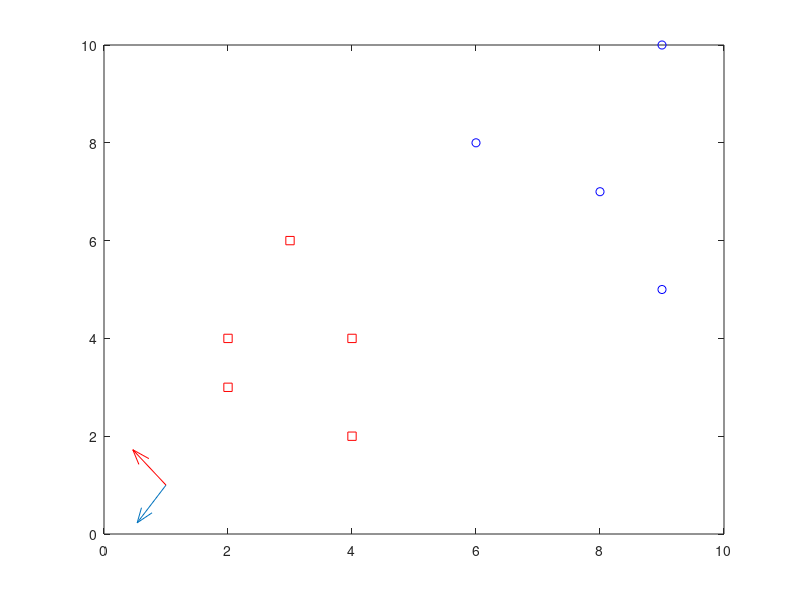

Here is the MATLAB script that generated this plot: (Note: this script raises an error after producing the figure.)
X1 = [4,2 ; 2,4; 2,3 ; 3,6; 4 ,4];
X2 = [9,10;6,8;9,5;8,7];
A1 = X1';
A2 = X2';
A = [A1 , A2]
mu1 = mean(A1')'
mu2 = mean(A2')'



%% Paper Method
n1 = size(A1,2);
e1 = ones(n1,1);
m1 = mu1*e1'
A1_m1 = A1-m1

n2 = size(A2,2);
e2 = ones(n2,1);
m2 = mu2*e2';
A2_m2 = A2-m2

Hw = [A1_m1  A2_m2]

m = mean(A')';
Hb = [sqrt(n1)*(mu1-m) , sqrt(n2)*(mu2-m) ]

% Page 2
Sw = Hw*Hw'
Sb = Hb*Hb'

% Page 4, Algorithm 1
C = [mu1 mu2]
[Q,R] = qr(C);
Z = Hw' * Q;
Y = Hb' * Q;
W = Z'*Z;
B = Y'*Y;
mu = .001;
[phi,D] = eig((W+mu*eye(2))'*B);
M = phi;
G = Q*M;

y = G(:,1)'*A

plot(A1(1,:),A1(2,:),'rs',A2(1,:),A2(2,:),'bo')
hold on
quiver(G(1,1),G(2,1))
quiver(G(1,2),G(2,2),'r')
quiver(V(1,1),V(2,1),'g')
hold off
axis square
% axis equal

J = abs(mean(y(1:5))-mean(y(6:9)))/(var(y(1:5))+var(y(6:9)))